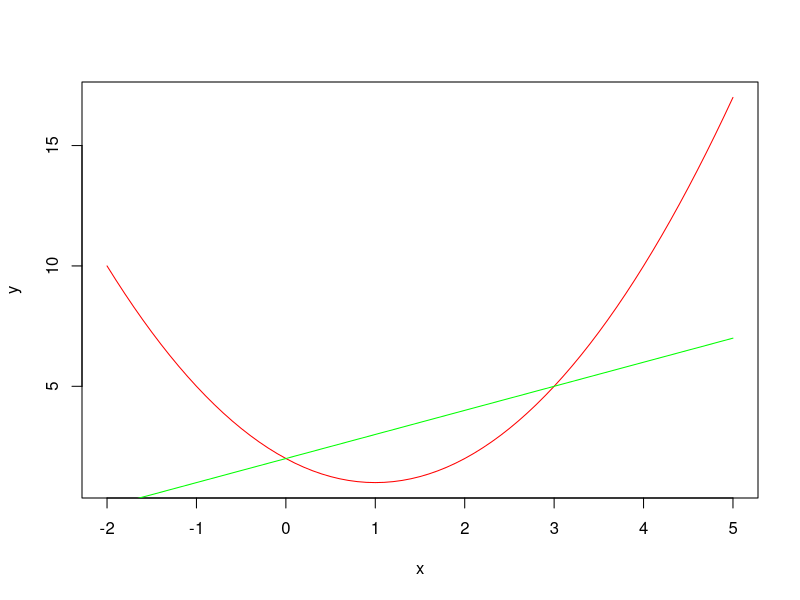
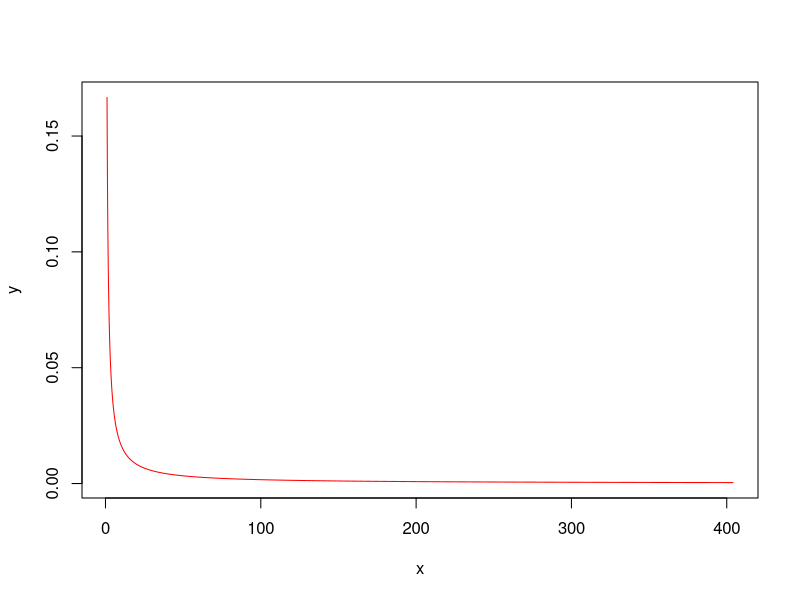

Generate these figures, in order, with R:
## ---- chunk 1
x <- seq(-2, 5, 0.1)
y1 <- x^2 - 2*x + 2
y2 <- x + 2

plot(x,y1,type="l",col="red", ylab='y')
lines(x,y2,col="green")
## ---- chunk 2
x <- seq(1, 404, 0.1)
y <- 1 / (6 * x)

plot(x,y,type="l",col="red", ylab='y')

